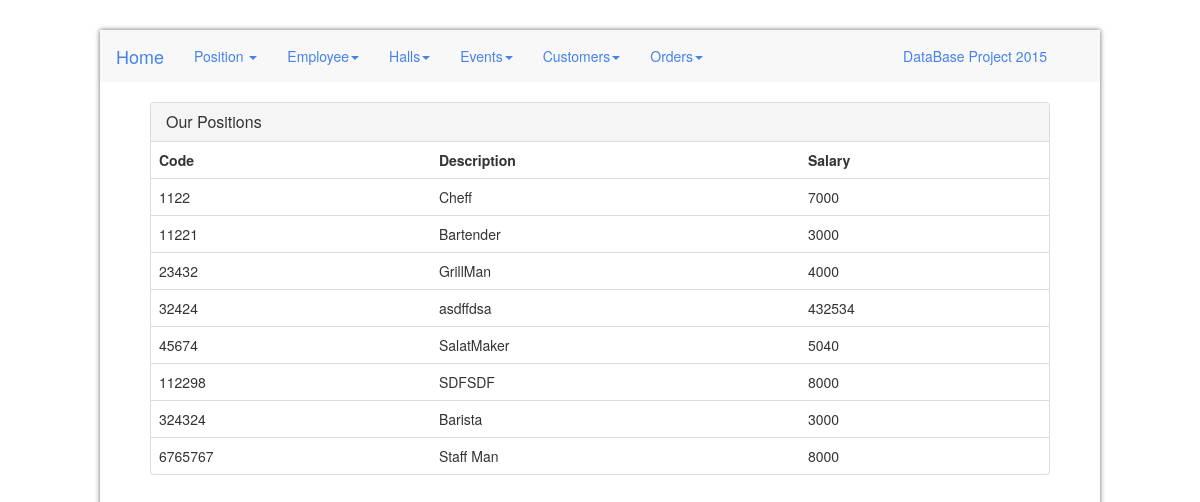
Screenshot of /view/show_position.php with the database file from the repository.
### tables this page shows
CREATE TABLE IF NOT EXISTS `position` (
  `code` int(11) NOT NULL,
  `description` text,
  `salary` double DEFAULT NULL
);

### view/show_position.php (the view, shortened to what this page needs)
<!DOCTYPE html>
<head xmlns="http://www.w3.org/1999/html">
    <link rel="stylesheet" type="text/css" href="../css/bootstrap.css">
    <link rel="stylesheet" type="text/css" href="../css/style.css">
</head>
<body>
<div id=wrapper>
    <div id=header>
        <div class="navbar navbar-default">
            <div class="navbar-header">
                <a class="navbar-brand" href="index.php">Home</a>
            </div>
            <div class="navbar-collapse collapse navbar-responsive-collapse">
                <ul class="nav navbar-nav">
                    <li class="dropdown">
                        <a href="show_positions.php" class="dropdown-toggle" data-toggle="dropdown">Position <b class="caret"></b></a>
                    </li>
                    <li class="dropdown">
                        <a href="show_positions.php" class="dropdown-toggle" data-toggle="dropdown">Employee<b class="caret"></b></a>
                    </li>
                    <li class="dropdown">
                        <a href="show_positions.php" class="dropdown-toggle" data-toggle="dropdown">Halls<b class="caret"></b></a>
                    </li>
                    <li class="dropdown">
                        <a href="show_positions.php" class="dropdown-toggle" data-toggle="dropdown">Events<b class="caret"></b></a>
                    </li>
                    <li class="dropdown">
                        <a href="show_positions.php" class="dropdown-toggle" data-toggle="dropdown">Customers<b class="caret"></b></a>
                    </li>
                    <li class="dropdown">
                        <a  href="show_positions.php" class="dropdown-toggle" data-toggle="dropdown">Orders<b class="caret"></b></a>
                    </li>
                    <li id="side_title"><a disable="disabled" href="#">DataBase Project 2015</a></li>
                </ul>
            </div>
        </div>
    </div>
    <main>
        <div class="panel panel-default data-content">
            <div class="panel-heading">
                <h3 class="panel-title">Our Positions</h3>
            </div>
            <table class="table">
                <tr>
                    <th>Code</th>
                    <th>Description</th>
                    <th>Salary</th>
                </tr>
                <?php
                $servername = "localhost";
                $username = "apple";
                $password = "pie";
                $dbname = "mydb";
                $conn = mysqli_connect($servername, $username, $password, $dbname);
                $sql = "SELECT * FROM position";
                $result = mysqli_query($conn, $sql);
                if (mysqli_num_rows($result) > 0) {
                    while ($row = mysqli_fetch_assoc($result)) {
                        echo "<td>" . $row["code"] . "</td>" .
                            "<td>" . $row["description"] . "</td>" .
                            "<td>" .$row["salary"]. "</td>" .
                            "</tr>";
                    }
                }
                else {
                    echo "0 results";
                }
                ?>
            </table>
        </div>
    </main>
</div>
</body>
</html>

### css/style.css (style rules this page uses)
#wrapper { position:relative; max-width : 1000px; min-height: 510px; margin : auto; margin-top:30px; -webkit-box-shadow: 0 0 5px rgba(0, 0, 0, 0.6); -moz-box-shadow: 0 0 5px rgba(0, 0, 0, 0.6); box-shadow: 0 0 5px rgba(0, 0, 0, 0.6); }
main { height:100%; overflow:auto ; }
.data-content { position:relative; margin:auto; width:900px; }
#side_title { margin-left:170px ; color:#4582EC; text-align: center; }

### rows the page displays
position: code "1122", description "Cheff", salary "7000"
position: code "11221", description "Bartender", salary "3000"
position: code "23432", description "GrillMan", salary "4000"
position: code "32424", description "asdffdsa", salary "432534"
position: code "45674", description "SalatMaker", salary "5040"
position: code "112298", description "SDFSDF", salary "8000"
position: code "324324", description "Barista", salary "3000"
position: code "6765767", description "Staff Man", salary "8000"
